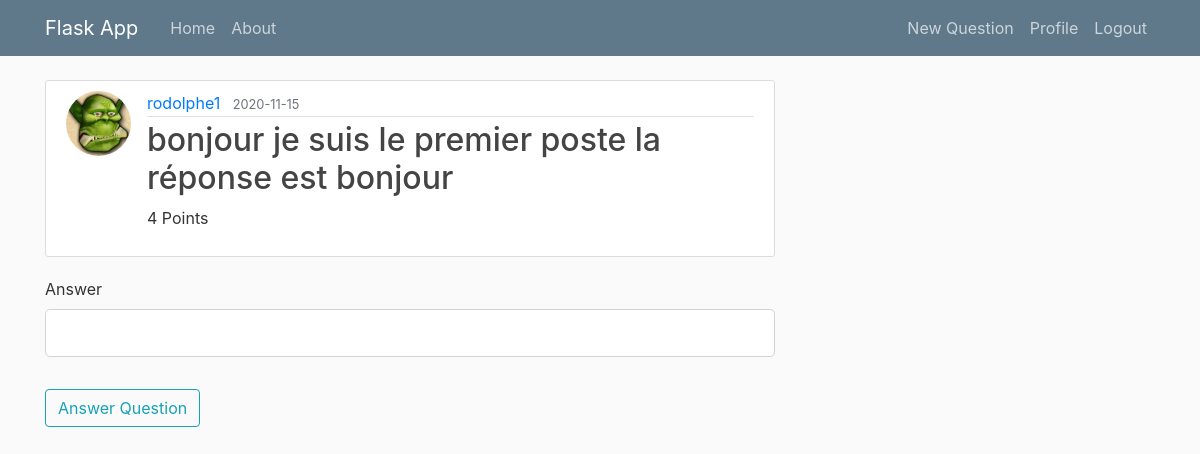
The app's page /question/answer/1 (signed in), older data.
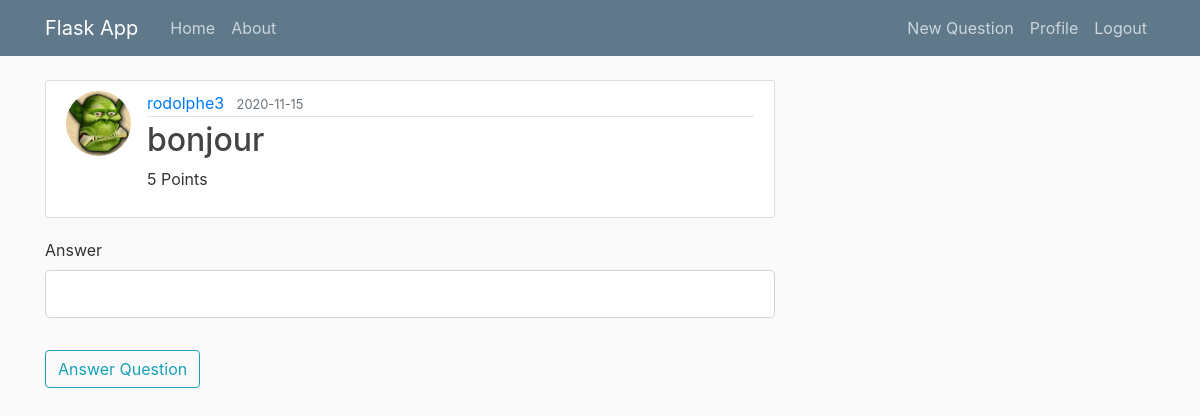
The same page, newer data.
### webapp/models.py (models this page shows, shortened)
class User(db.Model, UserMixin):									#Create a Table named 'user' (in lowercase) inheriting from db.Model
	id = db.Column(db.Integer, primary_key=True)
	username = db.Column(db.String(20), unique=True, nullable=False)
	email = db.Column(db.String(120), unique=True, nullable=False)
	image_file = db.Column(db.String(20), nullable=False, default='default.jpg')
	password = db.Column(db.String(60), nullable=False)
	points = db.Column(db.Integer, nullable=False)
	questions = db.relationship('Questions', backref='author', lazy=True)					#Define the relationship with the post (to make a foreign key in Post table)

class Questions(db.Model):									#Create a Table named 'post' (in lowercase) inheriting from db.Model
	id = db.Column(db.Integer, primary_key=True)
	content = db.Column(db.String(20), nullable=False)
	points = db.Column(db.Integer, nullable=False)
	response = db.Column(db.String(50), nullable=False)
	date_posted = db.Column(db.DateTime, nullable=False, default=datetime.utcnow)
	user_id = db.Column(db.Integer, db.ForeignKey('user.id'), nullable=False)

### webapp/routes.py (the view, shortened to what this page needs)
@app.route('/question/answer/<int:id>', methods=['GET', 'POST'])  							# redirect to a page with the questiion's id
@login_required
def answer_question(id):
	question = Questions.query.get(id) 														# a query to get the id's question
	form = AnswerForm() 																	#the form to answer this question
	return render_template('answer_question.html', question=question, form=form)

### webapp/forms.py
class AnswerForm(FlaskForm):
	answer = StringField('Answer', validators=[DataRequired()])
	submit = SubmitField('Answer Question')

### webapp/models.py (called while the page is built)
@login_manager.user_loader
def load_user(user_id):
	return User.query.get(user_id)

### webapp/templates/answer_question.html (shortened to what this page needs)
{% extends "layout.html" %}
{% block content %}
		<article class="media content-section">
			<img class="rounded-circle article-img" src="{{ url_for('static', filename='profile_pics/' + question.author.image_file) }}">
		  <div class="media-body">
		    <div class="article-metadata">
		      <a class="mr-2" href="#">{{ question.author.username }}</a>
		      <small class="text-muted">{{ question.date_posted.strftime('%Y-%m-%d') }}</small>
		    </div>
		    <h2><a class="article-title" href="#">{{ question.content }}</a></h2>
		    <p class="article-content">{{ question.points }} Points</p>
		  </div>
		</article>
		  <form method="POST" action="">
			<fieldset class="form-group">
				<div class="form-group">
					{{ form.answer.label(class="form-control-label") }}
					{% if form.answer.errors %}
						{{ form.answer(class="form-control form-control-lg is-invalid") }}
						<div class="invalid-feedback">
							{% for error in form.answer.errors %}
								<span>{{ error }}</span>
							{% endfor %}
						</div>
					{% else %}
						{{ form.answer(class="form-control form-control-lg") }}
					{% endif %}
				</div>
			</fieldset>
			<div class="form-group">
				{{ form.submit(class="btn btn-outline-info") }}
			</div>
		</form>
{% endblock %}

Row changes from the older to the newer data that the page shows:
no longer on this page (row unchanged): User: image_file (placeholder picture), author.username "rodolphe1"
added User: image_file (placeholder picture), author.username "rodolphe3"
changed Questions: content "bonjour je suis le premier poste la réponse est bonjour" → "bonjour"; points "4" → "5"
